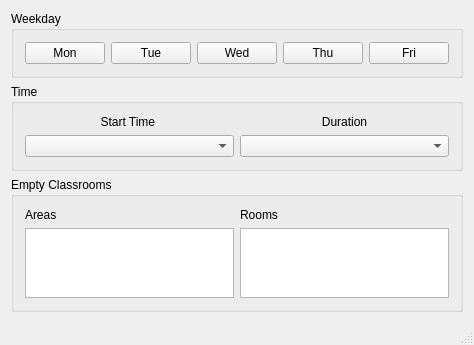
<?xml version="1.0" encoding="UTF-8"?>
<ui version="4.0">
 <class>MainWindow</class>
 <widget class="QMainWindow" name="MainWindow">
  <property name="geometry">
   <rect>
    <x>0</x>
    <y>0</y>
    <width>446</width>
    <height>300</height>
   </rect>
  </property>
  <property name="windowTitle">
   <string>MainWindow</string>
  </property>
  <property name="autoFillBackground">
   <bool>true</bool>
  </property>
  <widget class="QWidget" name="centralWidget">
   <layout class="QVBoxLayout" name="verticalLayout">
    <item>
     <widget class="QGroupBox" name="groupBox">
      <property name="title">
       <string>Weekday</string>
      </property>
      <layout class="QHBoxLayout" name="horizontalLayout">
       <item>
        <widget class="QPushButton" name="monButton">
         <property name="text">
          <string>Mon</string>
         </property>
         <property name="checkable">
          <bool>true</bool>
         </property>
         <property name="autoExclusive">
          <bool>true</bool>
         </property>
        </widget>
       </item>
       <item>
        <widget class="QPushButton" name="tueButton">
         <property name="text">
          <string>Tue</string>
         </property>
         <property name="checkable">
          <bool>true</bool>
         </property>
         <property name="autoExclusive">
          <bool>true</bool>
         </property>
        </widget>
       </item>
       <item>
        <widget class="QPushButton" name="wedButton">
         <property name="text">
          <string>Wed</string>
         </property>
         <property name="checkable">
          <bool>true</bool>
         </property>
         <property name="autoExclusive">
          <bool>true</bool>
         </property>
        </widget>
       </item>
       <item>
        <widget class="QPushButton" name="thuButton">
         <property name="text">
          <string>Thu</string>
         </property>
         <property name="checkable">
          <bool>true</bool>
         </property>
         <property name="autoExclusive">
          <bool>true</bool>
         </property>
        </widget>
       </item>
       <item>
        <widget class="QPushButton" name="friButton">
         <property name="text">
          <string>Fri</string>
         </property>
         <property name="checkable">
          <bool>true</bool>
         </property>
         <property name="autoExclusive">
          <bool>true</bool>
         </property>
        </widget>
       </item>
      </layout>
     </widget>
    </item>
    <item>
     <widget class="QGroupBox" name="groupBox_2">
      <property name="title">
       <string>Time</string>
      </property>
      <layout class="QGridLayout" name="gridLayout">
       <item row="0" column="0">
        <widget class="QLabel" name="label">
         <property name="text">
          <string>Start Time </string>
         </property>
         <property name="alignment">
          <set>Qt::AlignCenter</set>
         </property>
        </widget>
       </item>
       <item row="0" column="1">
        <widget class="QLabel" name="label_2">
         <property name="text">
          <string>Duration</string>
         </property>
         <property name="alignment">
          <set>Qt::AlignCenter</set>
         </property>
        </widget>
       </item>
       <item row="1" column="0">
        <widget class="QComboBox" name="startTimeCombo"/>
       </item>
       <item row="1" column="1">
        <widget class="QComboBox" name="durationCombo"/>
       </item>
      </layout>
     </widget>
    </item>
    <item>
     <widget class="QGroupBox" name="groupBox_3">
      <property name="title">
       <string>Empty Classrooms</string>
      </property>
      <layout class="QGridLayout" name="gridLayout_2">
       <item row="0" column="0">
        <widget class="QLabel" name="label_3">
         <property name="text">
          <string>Areas</string>
         </property>
        </widget>
       </item>
       <item row="1" column="1">
        <widget class="QListWidget" name="listWidget_2"/>
       </item>
       <item row="1" column="0">
        <widget class="QListWidget" name="listWidget"/>
       </item>
       <item row="0" column="1">
        <widget class="QLabel" name="label_4">
         <property name="text">
          <string>Rooms</string>
         </property>
        </widget>
       </item>
      </layout>
     </widget>
    </item>
   </layout>
  </widget>
  <widget class="QStatusBar" name="statusBar"/>
 </widget>
 <layoutdefault spacing="6" margin="11"/>
 <resources/>
 <connections/>
</ui>
